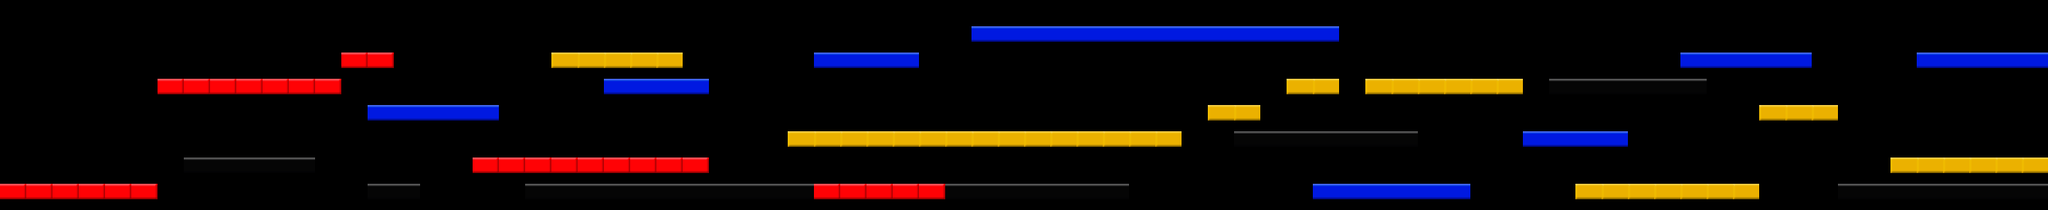

Tiled map render using the project's own tile images. Description and the map definition, with tile-layer contents summarised, below:
An orthogonal 78x8 tile map with 32x32 px tiles, 4 tile layers (red, black, blue, yellow) and 10 objects.

<map version="1.0" orientation="orthogonal" width="78" height="8" tilewidth="32" tileheight="32">
 <tileset firstgid="1" name="blocks" tilewidth="32" tileheight="32">
  <image source="blocks.png" width="128" height="32" />
 </tileset>
 <layer name="red" width="78" height="8">
  <data>[624 cells, 29 non-empty, 1 distinct tile ids]</data>
 </layer>
 <layer name="black" width="78" height="8">
  <data>[624 cells, 46 non-empty, 1 distinct tile ids]</data>
 </layer>
 <layer name="blue" width="78" height="8">
  <data>[624 cells, 47 non-empty, 1 distinct tile ids]</data>
 </layer>
 <layer name="yellow" width="78" height="8">
  <data>[624 cells, 46 non-empty, 1 distinct tile ids]</data>
 </layer>
 <objectgroup name="Coin" width="78" height="8">
  <object x="238" y="173">
   <ellipse />
  </object>
  <object x="526" y="110">
   <ellipse />
  </object>
  <object x="752" y="46">
   <ellipse />
  </object>
  <object x="1069" y="48">
   <ellipse />
  </object>
  <object x="1233" y="141">
   <ellipse />
  </object>
  <object x="1648" y="142">
   <ellipse />
  </object>
  <object x="1774" y="206">
   <ellipse />
  </object>
  <object x="1967" y="78">
   <ellipse />
  </object>
  <object x="2189" y="46">
   <ellipse />
  </object>
  <object x="2447" y="172">
   <ellipse />
  </object>
 </objectgroup>
</map>